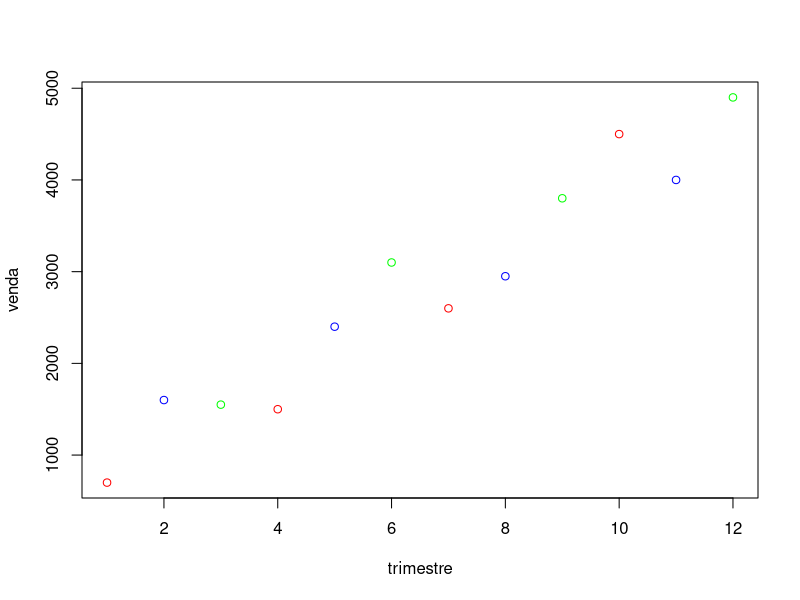
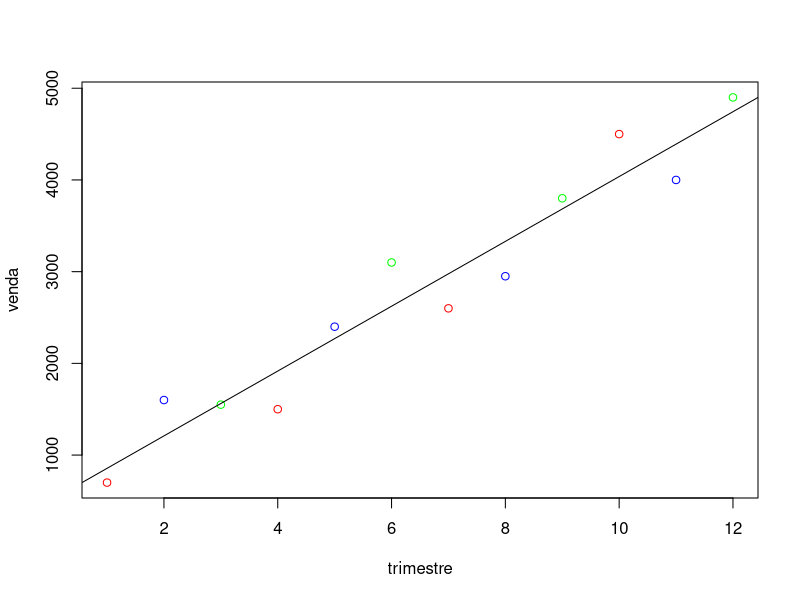

The R source for these figures, in order:
#Leitura do Arquivo vendas.txt
vendas = read.table('vendas.txt', header=T)
attach(vendas)

#Diagrama de Dispersao
plot(trimestre, venda, col=c('red', 'blue', 'green'))

#Coeficiente de Correlacao
cor(trimestre,venda)

#Teste de Hipoteses para o Coeficiente de Correlacao
cor.test(trimestre,venda)

#Ajuste do Modelo de Regressao Linear (lm = Linear Model)
ajuste.modeloLinear = lm(venda ~ trimestre)
# Modelo com ambiente Multiplo
#ajuste.modeloLinear = lm(venda ~ trimestre + sexo + score + ano)
ajuste.modeloLinear

#Teste de Significancia do Modelo
summary(ajuste.modeloLinear)

#Teste de Normalidade
shapiro.test(residuals(ajuste.modeloLinear))

# Previsao de Vendas
predict(ajuste.modeloLinear, newdata=data.frame(trimestre=14))

#Reta ajustada no Diagrama de Dispersao
plot(trimestre, venda, col=c('red', 'blue', 'green'))
abline(ajuste.modeloLinear)

#Coeficiente de Determinacao
summary(ajuste.modeloLinear)$r.squared

